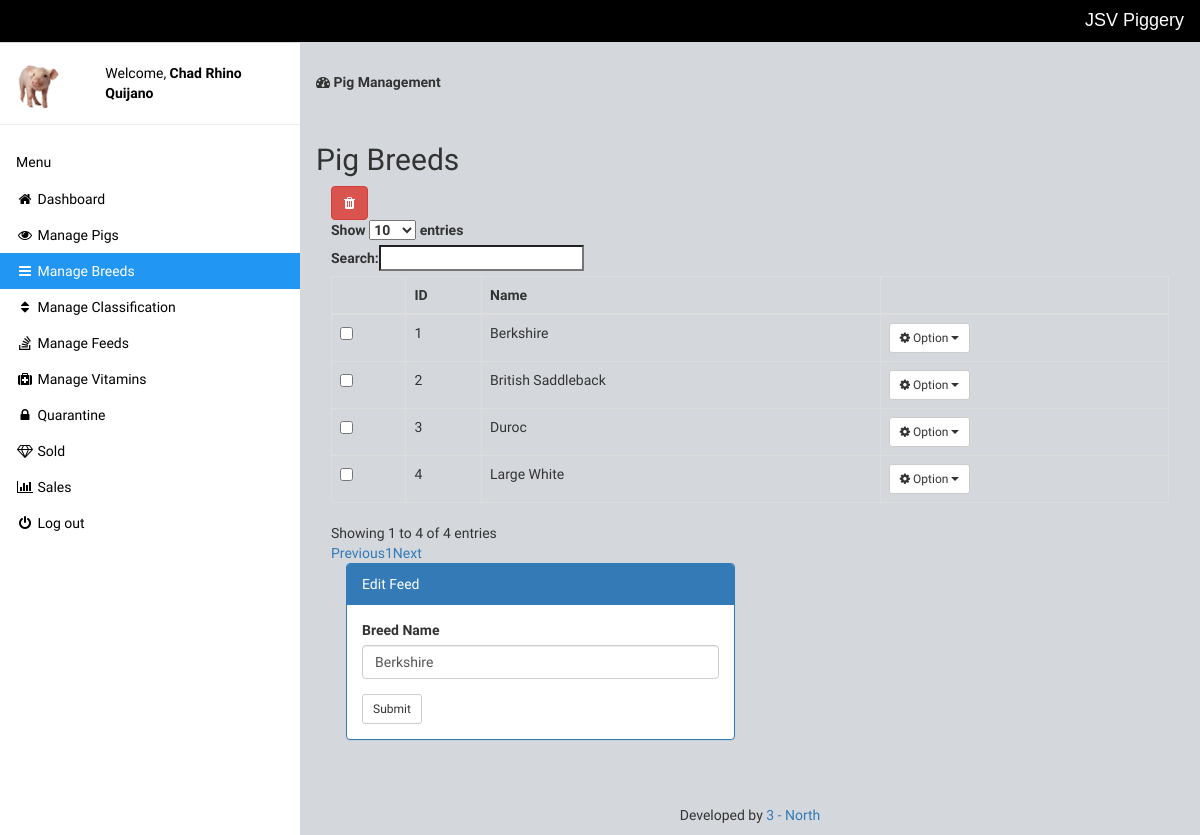
Page /manage-breed.php?edit&id=1 (signed in) on the committed database.
### tables this page shows
CREATE TABLE `breed` (
  `id` int(11) NOT NULL,
  `name` varchar(255) NOT NULL
);

### manage-breed.php (the view, shortened to what this page needs)
<?php include 'setting/system.php'; ?>
<?php include 'theme/head.php'; ?>
<?php include 'theme/sidebar.php'; ?>
<div class="w3-main" style="margin-left:300px;margin-top:43px;">
	<header class="w3-container" style="padding-top:22px">
		<h5><b><i class="fa fa-dashboard"></i> Pig Management</b></h5>
	</header>
	<div class="w3-container" style="padding-top:22px">
		<div class="w3-row">
			<h2>Pig Breeds</h2>
			<div class="col-md-12">
				<a title="Check to delete from list" data-toggle="modal" data-target="#_removed" id="delete" class="btn btn-danger"><i class="fa fa-trash"></i>
				</a>
				<form method="post" action="delete_breed.php">
					<table class="table table-hover table-bordered" id="table">
						<thead>
							<tr>
								<th></th>
								<th>ID</th>
								<th>Name</th>
								<th></th>
							</tr>
						</thead>
						<tbody>
							<?php
							$get = $db->query("SELECT * FROM breed");
							$res = $get->fetchAll(PDO::FETCH_OBJ);
							foreach ($res as $n) { ?>
								<tr>
									<td>
										<input type="checkbox" name="selector[]" value="<?php echo $n->id ?>">
									</td>
									<td> <?php echo $n->id; ?> </td>
									<td> <?php echo $n->name; ?> </td>
									<td class="dropdown">
										<button class="btn btn-sm btn-default dropdown-toggle" type="button" data-toggle="dropdown"><i class="fa fa-cog"></i> Option
											<span class="caret"></span></button>
									</td>
								</tr>
							<?php }
							?>
						</tbody>
					</table>
				</form>
			</div>
			<?php
			$title = "Add New Breed";
			$name = "";
			$button_name = "submit";
			if (isset($_GET['edit'])) {
				$id = $_GET['id'];
				$get = $db->query("SELECT * FROM breed WHERE id = '$id'");
				$res = $get->fetch(PDO::FETCH_OBJ);
				$title = "Edit Feed";
				$name = $res->name;
				$button_name = "update";
			}
			?>
			<div class="col-md-6">
				<div class="panel panel-primary">
					<div class="panel-heading"><?= $title ?></div>
					<div class="panel-body">
						<form method="post">
							<div class="form-group">
								<label class="control-label">Breed Name</label>
								<input type="text" name="breed" class="form-control" placeholder="Enter breed name" value="<?= $name ?>">
							</div>
							<button class="btn btn-sm btn-default" type="submit" name="<?= $button_name ?>">Submit</button>
						</form>
					</div>
				</div>
			</div>
		</div>
	</div>
</div>
<?php include 'theme/foot.php'; ?>

### theme/head.php (style rules this page uses)
body { font-family: 'Baumans'; background-color: #d4d8dd; }

### rows in the picture
breed: id "1", name "Berkshire", breed "Berkshire"
breed: id "2", name "British Saddleback"
breed: id "3", name "Duroc"
breed: id "4", name "Large White"

### other values in the picture
NAME_X "JSV Piggery"
$_SESSION['name'] "Chad Rhino Quijano"
$title "Edit Feed"
